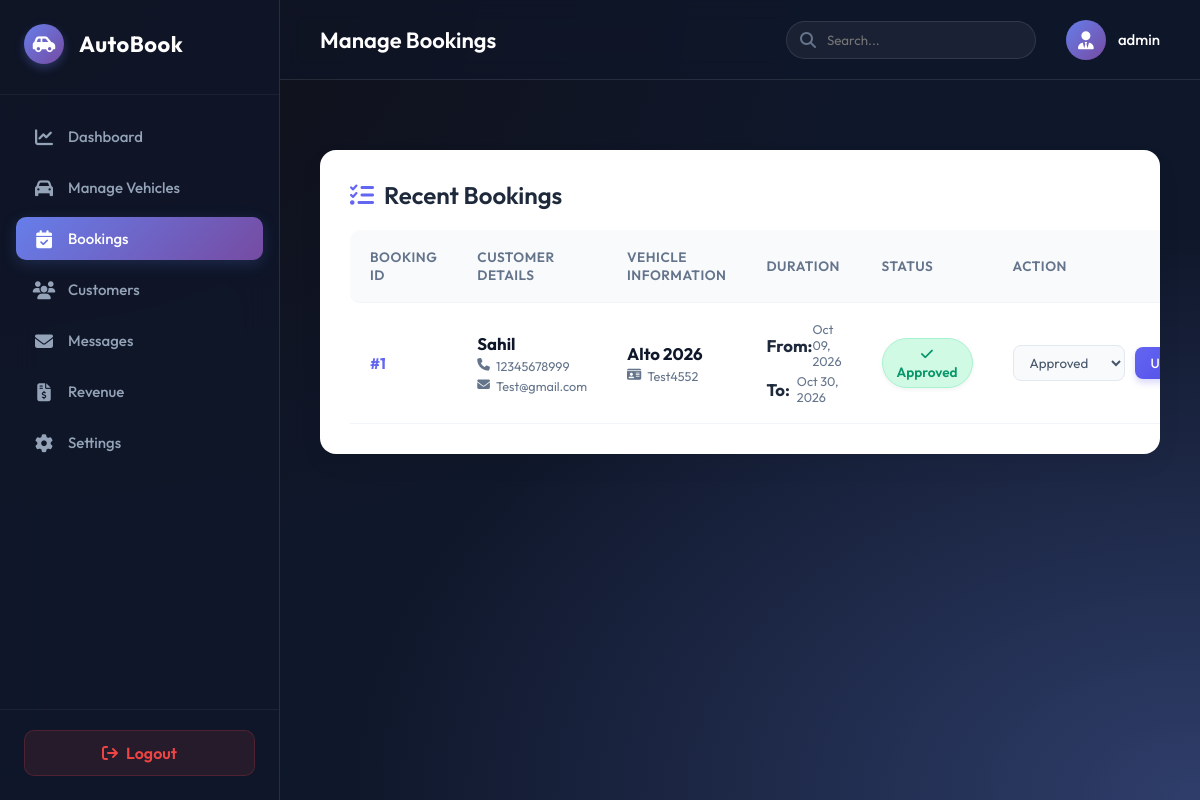
The app's page /admin/bookings.php (signed in) with its own data.
### tables this page shows
CREATE TABLE `bookings` (
  `id` int(11) NOT NULL,
  `vehicle_id` int(11) NOT NULL,
  `customer_name` varchar(100) NOT NULL,
  `customer_email` varchar(100) NOT NULL,
  `customer_phone` varchar(20) NOT NULL,
  `pickup_date` date NOT NULL,
  `return_date` date NOT NULL,
  `status` varchar(50) DEFAULT 'Pending',
  `created_at` timestamp NOT NULL DEFAULT current_timestamp()
);

CREATE TABLE `vehicles` (
  `id` int(11) NOT NULL,
  `brand` varchar(100) NOT NULL,
  `model` varchar(100) NOT NULL,
  `plate_number` varchar(20) NOT NULL,
  `daily_rate` decimal(10,2) NOT NULL,
  `status` enum('Available','Booked','Maintenance') DEFAULT 'Available',
  `created_at` timestamp NOT NULL DEFAULT current_timestamp(),
  `image` varchar(255) DEFAULT NULL
);

### admin/bookings.php (the view, shortened to what this page needs)
<?php
require_once 'db.php';
$query = "
    SELECT b.*, v.brand, v.model, v.plate_number
    FROM bookings b
    JOIN vehicles v ON b.vehicle_id = v.id
    ORDER BY b.created_at DESC
";
$result = $conn->query($query);
?>
<!DOCTYPE html>
<html lang="en">
<head>
    <link rel="stylesheet" href="https://cdnjs.cloudflare.com/ajax/libs/font-awesome/6.4.0/css/all.min.css">
    <link rel="stylesheet" href="/admin/style.css">
</head>
<body class="dashboard-body">
    <aside class="sidebar">
        <div class="sidebar-header">
            <div class="logo-circle-small">
                <i class="fa-solid fa-car-side"></i>
            </div>
            <h2>AutoBook</h2>
        </div>
        <ul class="sidebar-menu">
            <li><a href="/admin/dashboard.php"><i class="fa-solid fa-chart-line"></i> Dashboard</a></li>
            <li><a href="/admin/vehicles.php"><i class="fa-solid fa-car"></i> Manage Vehicles</a></li>
            <li class="active"><a href="/admin/bookings.php"><i class="fa-solid fa-calendar-check"></i> Bookings</a></li>
            <li><a href="/admin/customers.php"><i class="fa-solid fa-users"></i> Customers</a></li>
            <li><a href="/admin/messages.php"><i class="fa-solid fa-envelope"></i> Messages</a></li>
            <li><a href="/admin/revenue.php"><i class="fa-solid fa-file-invoice-dollar"></i> Revenue</a></li>
            <li><a href="/admin/settings.php"><i class="fa-solid fa-gear"></i> Settings</a></li>
        </ul>
        <div class="sidebar-footer">
            <a href="/admin/logout.php" class="btn-logout-sidebar"><i class="fa-solid fa-arrow-right-from-bracket"></i> Logout</a>
        </div>
    </aside>
    <main class="main-content">
        <header class="top-header">
            <div class="header-left">
                <h1>Manage Bookings</h1>
            </div>
            <div class="header-right">
                <div class="search-bar">
                    <i class="fa-solid fa-magnifying-glass"></i>
                    <input type="text" placeholder="Search...">
                </div>
                <div class="user-profile" onclick="window.location.href='settings.php';">
                    <div class="avatar"><i class="fa-solid fa-user-tie"></i></div>
                    <span class="user-name"><?php echo htmlspecialchars($_SESSION['admin_username'] ?? 'Admin'); ?></span>
                </div>
            </div>
        </header>
        <div class="content-wrapper">
            <div class="table-container">
                <h2 class="section-title"><i class="fa-solid fa-list-check" style="color: #6366f1;"></i> Recent Bookings</h2>
                <table>
                    <thead>
                        <tr>
                            <th>Booking ID</th>
                            <th>Customer Details</th>
                            <th>Vehicle Information</th>
                            <th>Duration</th>
                            <th>Status</th>
                            <th>Action</th>
                        </tr>
                    </thead>
                    <tbody>
                        <?php if ($result && $result->num_rows > 0): ?>
                            <?php while($row = $result->fetch_assoc()): ?>
                                <tr>
                                    <td><strong style="color: #6366f1;">#<?php echo $row['id']; ?></strong></td>
                                    <td>
                                        <div class="info-block">
                                            <strong><?php echo htmlspecialchars($row['customer_name']); ?></strong>
                                            <small><i class="fa-solid fa-phone"></i> <?php echo htmlspecialchars($row['customer_phone']); ?></small>
                                            <small><i class="fa-solid fa-envelope"></i> <?php echo htmlspecialchars($row['customer_email']); ?></small>
                                        </div>
                                    </td>
                                    <td>
                                        <div class="info-block">
                                            <strong><?php echo htmlspecialchars($row['brand'] . ' ' . $row['model']); ?></strong>
                                            <small><i class="fa-solid fa-id-card"></i> <?php echo htmlspecialchars($row['plate_number']); ?></small>
                                        </div>
                                    </td>
                                    <td>
                                        <div class="info-block">
                                            <small><strong style="color: #1e293b; width: 40px;">From:</strong> <?php echo date('M d, Y', strtotime($row['pickup_date'])); ?></small>
                                            <small><strong style="color: #1e293b; width: 40px;">To:</strong> <?php echo date('M d, Y', strtotime($row['return_date'])); ?></small>
                                        </div>
                                    </td>
                                    <td>
                                        <span class="status-badge status-<?php echo htmlspecialchars($row['status']); ?>">
                                            <i class="fa-solid <?php
                                                if($row['status'] == 'Pending') echo 'fa-clock';
                                                elseif($row['status'] == 'Approved') echo 'fa-check';
                                                elseif($row['status'] == 'Rejected') echo 'fa-xmark';
                                                elseif($row['status'] == 'Completed') echo 'fa-flag-checkered';
                                            ?>"></i>
                                            <?php echo htmlspecialchars($row['status']); ?>
                                        </span>
                                    </td>
                                    <td>
                                        <form method="POST" class="action-form">
                                            <select name="status" class="action-select">
                                                <option value="Approved" <?php echo $row['status'] == 'Approved' ? 'selected' : ''; ?>>Approved</option>
                                            </select>
                                            <button type="submit" name="update_status" class="btn-update">Update</button>
                                        </form>
                                    </td>
                                </tr>
                            <?php endwhile; ?>
                        <?php endif; ?>
                    </tbody>
                </table>
            </div>
        </div>
    </main>
</body>
</html>

### admin/style.css (style rules this page uses)
:root { --primary-gradient: linear-gradient(135deg, #667eea 0%, #764ba2 100%); --bg-color: #0f172a; --text-main: #ffffff; --text-muted: #94a3b8; --glass-bg: rgba(255, 255, 255, 0.05); --glass-border: rgba(255, 255, 255, 0.1); --glass-shadow: 0 8px 32px 0 rgba(0, 0, 0, 0.37); --error-color: #ef4444; }
* { box-sizing: border-box; margin: 0; padding: 0; font-family: 'Outfit', sans-serif; }
body { background-color: var(--bg-color); color: var(--text-main); min-height: 100vh; }
.dashboard-body { display: flex; background: var(--bg-color); background-image: radial-gradient(at 0% 0%, hsla(253,16%,7%,1) 0, transparent 50%), radial-gradient(at 100% 100%, hsla(225,39%,30%,1) 0, transparent 50%); background-attachment: fixed; height: 100vh; overflow: hidden; }
.sidebar { width: 280px; background: rgba(15, 23, 42, 0.8); backdrop-filter: blur(20px); -webkit-backdrop-filter: blur(20px); border-right: 1px solid var(--glass-border); display: flex; flex-direction: column; padding: 24px 0; z-index: 10; }
.sidebar-header { display: flex; align-items: center; padding: 0 24px 30px; border-bottom: 1px solid rgba(255,255,255,0.05); margin-bottom: 20px; }
.logo-circle-small { width: 40px; height: 40px; background: var(--primary-gradient); border-radius: 50%; display: flex; justify-content: center; align-items: center; margin-right: 15px; box-shadow: 0 4px 10px rgba(102, 126, 234, 0.3); }
.logo-circle-small i { font-size: 18px; color: white; }
.sidebar-header h2 { font-size: 22px; font-weight: 700; color: var(--text-main); letter-spacing: 0.5px; }
.sidebar-menu { list-style: none; flex: 1; overflow-y: auto; padding: 0 16px; }
.sidebar-menu li { margin-bottom: 8px; }
.sidebar-menu a { display: flex; align-items: center; padding: 12px 16px; color: var(--text-muted); text-decoration: none; font-size: 15px; font-weight: 500; border-radius: 10px; transition: all 0.3s ease; }
.sidebar-menu a i { width: 24px; font-size: 18px; margin-right: 12px; text-align: center; transition: color 0.3s ease; }
.sidebar-menu li.active a { background: var(--primary-gradient); color: white; box-shadow: 0 4px 15px rgba(102, 126, 234, 0.2); }
.sidebar-footer { padding: 20px 24px 0; border-top: 1px solid rgba(255,255,255,0.05); }
.btn-logout-sidebar { display: flex; align-items: center; justify-content: center; width: 100%; padding: 12px; background: rgba(239, 68, 68, 0.1); color: var(--error-color); text-decoration: none; border-radius: 10px; font-weight: 600; transition: all 0.3s ease; border: 1px solid rgba(239, 68, 68, 0.2); }
.btn-logout-sidebar i { margin-right: 8px; }
.main-content { flex: 1; display: flex; flex-direction: column; overflow: hidden; }
.top-header { height: 80px; display: flex; justify-content: space-between; align-items: center; padding: 0 40px; background: rgba(15, 23, 42, 0.5); backdrop-filter: blur(10px); -webkit-backdrop-filter: blur(10px); border-bottom: 1px solid var(--glass-border); }
.top-header h1 { font-size: 22px; font-weight: 600; }
.header-right { display: flex; align-items: center; gap: 30px; }
.search-bar { position: relative; display: flex; align-items: center; }
.search-bar i { position: absolute; left: 14px; color: #64748b; }
.search-bar input { width: 250px; padding: 10px 15px 10px 40px; background: rgba(255, 255, 255, 0.05); border: 1px solid rgba(255, 255, 255, 0.1); border-radius: 20px; color: white; outline: none; transition: all 0.3s; }
.user-profile { display: flex; align-items: center; gap: 12px; cursor: pointer; }
.avatar { width: 40px; height: 40px; border-radius: 50%; background: var(--primary-gradient); display: flex; justify-content: center; align-items: center; }
.avatar i { color: white; font-size: 18px; }
.user-name { font-weight: 500; font-size: 15px; }
.content-wrapper { flex: 1; padding: 40px; overflow-y: auto; }

### records on screen
bookings: id "1", customer_name "Sahil", customer_phone "12345678999", customer_email "Test@gmail.com", vehicle.model "Alto 2026", vehicle.plate_number "Test4552", pickup_date "Oct 09, 2026", return_date "Oct 30, 2026", status "Approved"

### other values on screen
$_SESSION['admin_username'] "admin"
